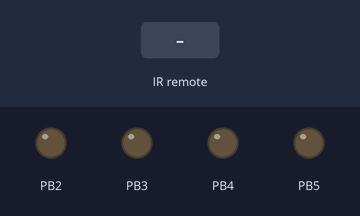
This sketch was run on a simulated ATtiny85, built with avr-gcc and run on an emulated ATtiny85. Shown: output pins drawn as LEDs (lit = HIGH). Inputs (shaded band) come from the test bench.

Above: at 1.2 s.
1.3 s: infrared code 0x511DBB received
At 1.45 s:
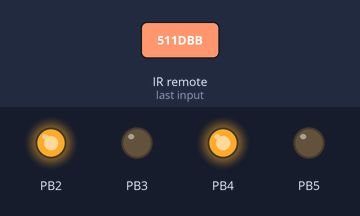
3.1 s: infrared code 0x52A3D41F received
At 3.25 s:
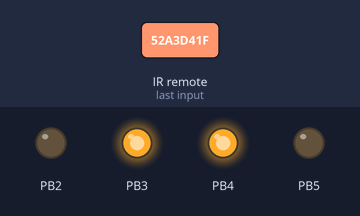
4.9 s: infrared code 0x20FE4DBB received
At 5.05 s:
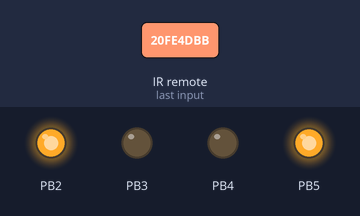
6.7 s: infrared code 0xA3C8EDDB received
At 6.85 s:
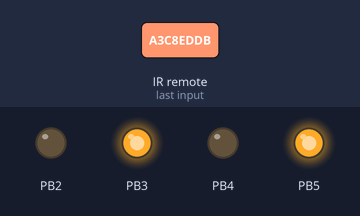
8.5 s: infrared code 0xC101E57B received
At 8.65 s:
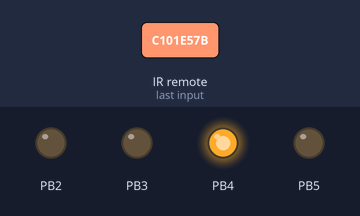
10.3 s: infrared code 0xF0C41643 received
At 10.45 s:
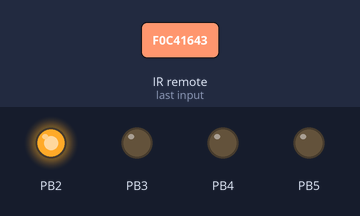
Timing chart, 0 to 13.1 s (numbered marks = the images above; inputs shaded):
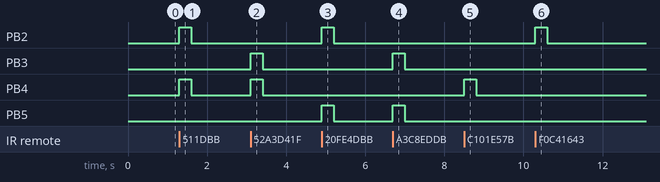

Measured:
- after the input at 1.3 s, PB2, PB4: LOW → HIGH at once, → LOW 0.30 s later
- after the input at 3.1 s, PB3, PB4: LOW → HIGH at once, → LOW 0.30 s later
- after the input at 4.9 s, PB2, PB5: LOW → HIGH at once, → LOW 0.30 s later
- after the input at 6.7 s, PB3, PB5: LOW → HIGH at once, → LOW 0.30 s later
- after the input at 8.5 s, PB4: LOW → HIGH at once, → LOW 0.30 s later
- after the input at 10.3 s, PB2: LOW → HIGH at once, → LOW 0.30 s later

The sketch:

listing_8_2.ino
```cpp
// Подключение библиотеки IRremote.h.
//#include <IRremote.h> // Подключаем глобально библиотеку из Arduino IDE.
#include "IRremote.h" // Подключаем локально библиотеку из текущего каталога
#include "motor.h" //Функции управления моторами.
// Порт для IR-приемника.
int RECV_PIN = 7;
// Создание IR-приемника.
IRrecv irrecv(RECV_PIN);
//Переменная для хранения кодов кнопок, получаемых от IR-приемника.
decode_results results;
// Хранит время последнего нажатия кнопки.
unsigned long _time;
/////////////
// Опишем коды кнопок макроподстановками:
#define FORWARD 0x511DBB
#define LEFT  0x52A3D41F
#define RIGHT 0x20FE4DBB
#define STOP  0xD7E84B1B
#define BACKWARD  0xA3C8EDDB
#define FORWARDLEFT 0xC101E57B
#define FORWARD2  0x97483BFB
#define FORWARDRIGHT  0xF0C41643
#define LEFT2 0x9716BE3F
#define STOP2 0x3D9AE3F7
#define RIGHT2  0x6182021B
#define BACKWARDLEFT 0x8C22657B
#define BACKWARD2 0x488F3CBB
#define BACKWARDRIGHT 0x449E79F
#define STOP3 0x1BC0157B
#define STOP4 0x32C6FDF7
#define STOP5 0x3EC3FC1B
//Инициализация.
void setup()
{
  // Переменные – номера контактов (пинов) Arduino.
  // Для левых и правых моторов машинки.
  setup_motor_system(2, 3, 4, 5);
  _stop(); //Двигатели остановлены.
  // Запуск IR-приемника.
  irrecv.enableIRIn();
  _time = millis();
 }
// Основная программа.
void loop()
{
  if (irrecv.decode(&results))
  {
    _time = millis();
    switch (results.value) {
      // Вперед
      case FORWARD:
        forward();
        break;
      // Назад
      case BACKWARD:
        backward();
        break;
      // Влево
      case LEFT:
        left();
        break;
      // Вправо
      case RIGHT:
        right();
        break;
        // Вперед
      case FORWARD2:
        forward();
        break;
      // Назад
      case BACKWARD2:
        backward();
        break;
      // Влево
      case LEFT2:
        left();
        break;
      // Вправо
      case RIGHT2:
        right();
        break;
      // Прямо и влево
      case FORWARDLEFT:
        forward_left();
        break;
      // Прямо и вправо
      case FORWARDRIGHT:
        forward_right();
        break;
      // Назад и влево
      case BACKWARDLEFT:
        backward_left();
        break;
      // Назад и вправо
      case BACKWARDRIGHT:
        backward_right();
        break;
      // Стоп
      case STOP:
        _stop();
       break;
      case STOP2:
        _stop();
       break;
      case STOP3:
        _stop();
       break;
      case STOP4:
        _stop();
       break;
      case STOP5:
        _stop();
       break;
    }
    irrecv.resume();
  }
  //Если никакая клавиша не нажата более 0.3сек., то остановка.
  if((millis()-_time)>300) {_stop();}
}//=====================================================================
```

ir_RC5_RC6.cpp
```cpp
#include "IRremote.h"
#include "IRremoteInt.h"

//+=============================================================================
// Gets one undecoded level at a time from the raw buffer.
// The RC5/6 decoding is easier if the data is broken into time intervals.
// E.g. if the buffer has MARK for 2 time intervals and SPACE for 1,
// successive calls to getRClevel will return MARK, MARK, SPACE.
// offset and used are updated to keep track of the current position.
// t1 is the time interval for a single bit in microseconds.
// Returns -1 for error (measured time interval is not a multiple of t1).
//
#if (DECODE_RC5 || DECODE_RC6)
int  IRrecv::getRClevel (decode_results *results,  int *offset,  int *used,  int t1)
{
	int  width;
	int  val;
	int  correction;
	int  avail;

	if (*offset >= results->rawlen)  return SPACE ;  // After end of recorded buffer, assume SPACE.
	width      = results->rawbuf[*offset];
	val        = ((*offset) % 2) ? MARK : SPACE;
	correction = (val == MARK) ? MARK_EXCESS : - MARK_EXCESS;

	if      (MATCH(width, (  t1) + correction))  avail = 1 ;
	else if (MATCH(width, (2*t1) + correction))  avail = 2 ;
	else if (MATCH(width, (3*t1) + correction))  avail = 3 ;
	else                                         return -1 ;

	(*used)++;
	if (*used >= avail) {
		*used = 0;
		(*offset)++;
	}

	DBG_PRINTLN( (val == MARK) ? "MARK" : "SPACE" );

	return val;
}
#endif

//==============================================================================
// RRRR    CCCC  55555
// R   R  C      5
// RRRR   C      5555
// R  R   C          5
// R   R   CCCC  5555
//
// NB: First bit must be a one (start bit)
//
#define MIN_RC5_SAMPLES     11
#define RC5_T1             889
#define RC5_RPT_LENGTH   46000

//+=============================================================================
#if SEND_RC5
void  IRsend::sendRC5 (unsigned long data,  int nbits)
{
	// Set IR carrier frequency
	enableIROut(36);

	// Start
	mark(RC5_T1);
	space(RC5_T1);
	mark(RC5_T1);

	// Data
	for (unsigned long  mask = 1UL << (nbits - 1);  mask;  mask >>= 1) {
		if (data & mask) {
			space(RC5_T1); // 1 is space, then mark
			mark(RC5_T1);
		} else {
			mark(RC5_T1);
			space(RC5_T1);
		}
	}

	space(0);  // Always end with the LED off
}
#endif

//+=============================================================================
#if DECODE_RC5
bool  IRrecv::decodeRC5 (decode_results *results)
{
	int   nbits;
	long  data   = 0;
	int   used   = 0;
	int   offset = 1;  // Skip gap space

	if (irparams.rawlen < MIN_RC5_SAMPLES + 2)  return false ;

	// Get start bits
	if (getRClevel(results, &offset, &used, RC5_T1) != MARK)   return false ;
	if (getRClevel(results, &offset, &used, RC5_T1) != SPACE)  return false ;
	if (getRClevel(results, &offset, &used, RC5_T1) != MARK)   return false ;

	for (nbits = 0;  offset < irparams.rawlen;  nbits++) {
		int  levelA = getRClevel(results, &offset, &used, RC5_T1);
		int  levelB = getRClevel(results, &offset, &used, RC5_T1);

		if      ((levelA == SPACE) && (levelB == MARK ))  data = (data << 1) | 1 ;
		else if ((levelA == MARK ) && (levelB == SPACE))  data = (data << 1) | 0 ;
		else                                              return false ;
	}

	// Success
	results->bits        = nbits;
	results->value       = data;
	results->decode_type = RC5;
	return true;
}
#endif

//+=============================================================================
// RRRR    CCCC   6666
// R   R  C      6
// RRRR   C      6666
// R  R   C      6   6
// R   R   CCCC   666
//
// NB : Caller needs to take care of flipping the toggle bit
//
#define MIN_RC6_SAMPLES      1
#define RC6_HDR_MARK      2666
#define RC6_HDR_SPACE      889
#define RC6_T1             444
#define RC6_RPT_LENGTH   46000

#if SEND_RC6
void  IRsend::sendRC6 (unsigned long data,  int nbits)
{
	// Set IR carrier frequency
	enableIROut(36);

	// Header
	mark(RC6_HDR_MARK);
	space(RC6_HDR_SPACE);

	// Start bit
	mark(RC6_T1);
	space(RC6_T1);

	// Data
	for (unsigned long  i = 1, mask = 1UL << (nbits - 1);  mask;  i++, mask >>= 1) {
		// The fourth bit we send is a "double width trailer bit"
		int  t = (i == 4) ? (RC6_T1 * 2) : (RC6_T1) ;
		if (data & mask) {
			mark(t);
			space(t);
		} else {
			space(t);
			mark(t);
		}
	}

	space(0);  // Always end with the LED off
}
#endif

//+=============================================================================
#if DECODE_RC6
bool  IRrecv::decodeRC6 (decode_results *results)
{
	int   nbits;
	long  data   = 0;
	int   used   = 0;
	int   offset = 1;  // Skip first space

	if (results->rawlen < MIN_RC6_SAMPLES)  return false ;

	// Initial mark
	if (!MATCH_MARK(results->rawbuf[offset++],  RC6_HDR_MARK))   return false ;
	if (!MATCH_SPACE(results->rawbuf[offset++], RC6_HDR_SPACE))  return false ;

	// Get start bit (1)
	if (getRClevel(results, &offset, &used, RC6_T1) != MARK)   return false ;
	if (getRClevel(results, &offset, &used, RC6_T1) != SPACE)  return false ;

	for (nbits = 0;  offset < results->rawlen;  nbits++) {
		int  levelA, levelB;  // Next two levels

		levelA = getRClevel(results, &offset, &used, RC6_T1);
		if (nbits == 3) {
			// T bit is double wide; make sure second half matches
			if (levelA != getRClevel(results, &offset, &used, RC6_T1)) return false;
		}

		levelB = getRClevel(results, &offset, &used, RC6_T1);
		if (nbits == 3) {
			// T bit is double wide; make sure second half matches
			if (levelB != getRClevel(results, &offset, &used, RC6_T1)) return false;
		}

		if      ((levelA == MARK ) && (levelB == SPACE))  data = (data << 1) | 1 ;  // inverted compared to RC5
		else if ((levelA == SPACE) && (levelB == MARK ))  data = (data << 1) | 0 ;  // ...
		else                                              return false ;            // Error
	}

	// Success
	results->bits        = nbits;
	results->value       = data;
	results->decode_type = RC6;
	return true;
}
#endif
```

motor.h
```cpp
// Объявляем переменные для хранения состояния двух моторов.
int motor_L1, motor_L2;
int motor_R1, motor_R2;
//===============================================
// Функция инициализации управления моторами.
void setup_motor_system(int L1, int  L2, int  R1, int R2)
{
  // Заносятся в переменные номера контактов (пинов) Arduino.
  motor_L1 = L1; motor_L2 = L2;
  // Для левых и правых моторов робота.
  motor_R1 = R1; motor_R2 = R2;
  // Переводятся указанные порты в состояние вывода данных.
  pinMode(motor_L1, OUTPUT);
  pinMode(motor_L2, OUTPUT);
  pinMode(motor_R1, OUTPUT);
  pinMode(motor_R2, OUTPUT);
}
//===============================================
// движение вперед.
void forward()
{
  // Если двигатель будет работать не в ту сторону,
  // поменять на нем контакты местами.
  digitalWrite(motor_L1, HIGH);
  digitalWrite(motor_L2, LOW);
  digitalWrite(motor_R1, HIGH);
  digitalWrite(motor_R2, LOW);
}
//===============================================
// Поворот налево с блокировкой левых колес.
void forward_left()
{
  // блокировка вращения левых колес.
  digitalWrite(motor_L1, LOW);
  digitalWrite(motor_L2, LOW);
  // правые колеса вращаются.
  digitalWrite(motor_R1, HIGH);
  digitalWrite(motor_R2, LOW);
}
//===============================================
// Поворот направо с блокировкой правых колес.
void forward_right()
{
  // левые колеса вращаются.
  digitalWrite(motor_L1, HIGH);
  digitalWrite(motor_L2, LOW);
  // блокировка вращения правых колес.
  digitalWrite(motor_R1, LOW);
  digitalWrite(motor_R2, LOW);
}
// Поворот налево на месте.
void left()
{
  // левые колеса вращаются назад.
  digitalWrite(motor_L1, LOW);
  digitalWrite(motor_L2, HIGH);
  // правые колеса вращаются вперед.
  digitalWrite(motor_R1, HIGH);
  digitalWrite(motor_R2, LOW);
}
//===============================================
// Поворот направо на месте.
void right()
{
  // левые колеса вращаются вперед.
  digitalWrite(motor_L1, HIGH);
  digitalWrite(motor_L2, LOW);
  // правые колеса вращаются назад.
  digitalWrite(motor_R1, LOW);
  digitalWrite(motor_R2, HIGH);
}


// Включаем движение назад.
void backward()
{
  // Смена направления вращения двигателей.
  digitalWrite(motor_L2, HIGH);
  digitalWrite(motor_L1, LOW);
  digitalWrite(motor_R2, HIGH);
  digitalWrite(motor_R1, LOW);
}
//===============================================
// Включаем движение назад.
void backward_left()
{
  // Смена направления вращения двигателей.
  digitalWrite(motor_L2, LOW);
  digitalWrite(motor_L1, HIGH);
  digitalWrite(motor_R2, HIGH);
  digitalWrite(motor_R1, LOW);
}
//===============================================
// Включаем движение назад.
void backward_right()
{
  // Смена направления вращения двигателей.
  digitalWrite(motor_L2, HIGH);
  digitalWrite(motor_L1, LOW);
  digitalWrite(motor_R2, LOW);
  digitalWrite(motor_R1, HIGH);
}
//===============================================


void _stop()
{
  // Блокировка всех колес.
  digitalWrite(motor_L2, LOW);
  digitalWrite(motor_L1, LOW);
  digitalWrite(motor_R2, LOW);
  digitalWrite(motor_R1, LOW);
}
```
